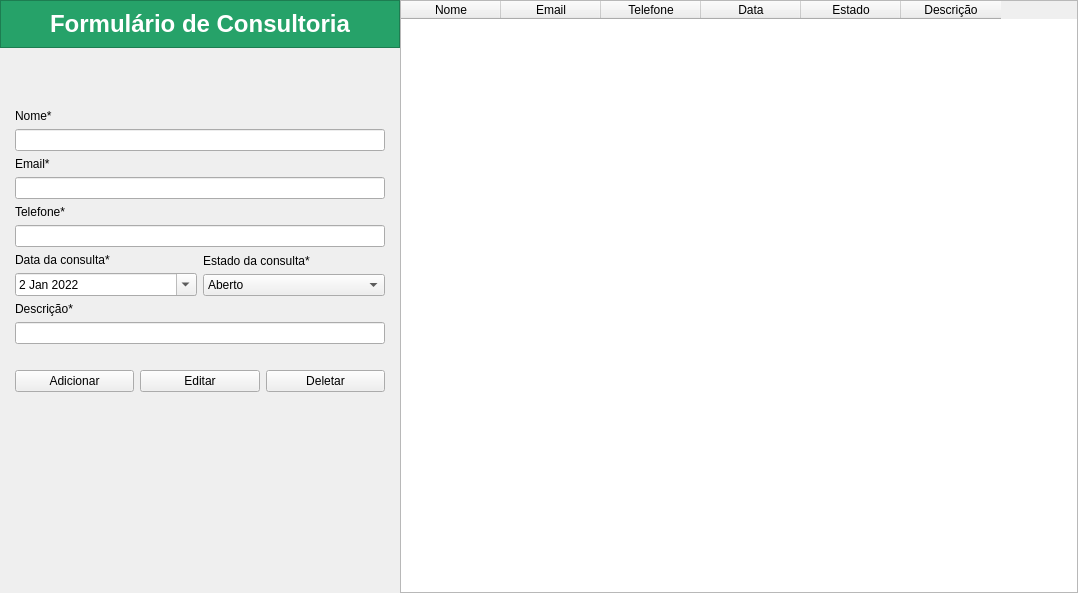
<?xml version="1.0" encoding="UTF-8"?>
<ui version="4.0">
 <class>MainWindow</class>
 <widget class="QMainWindow" name="MainWindow">
  <property name="geometry">
   <rect>
    <x>0</x>
    <y>0</y>
    <width>1078</width>
    <height>593</height>
   </rect>
  </property>
  <property name="windowTitle">
   <string>MainWindow</string>
  </property>
  <widget class="QWidget" name="centralwidget">
   <layout class="QHBoxLayout" name="horizontalLayout_3">
    <property name="spacing">
     <number>0</number>
    </property>
    <property name="leftMargin">
     <number>0</number>
    </property>
    <property name="topMargin">
     <number>0</number>
    </property>
    <property name="rightMargin">
     <number>0</number>
    </property>
    <property name="bottomMargin">
     <number>0</number>
    </property>
    <item>
     <widget class="QFrame" name="frame">
      <property name="minimumSize">
       <size>
        <width>400</width>
        <height>0</height>
       </size>
      </property>
      <property name="maximumSize">
       <size>
        <width>400</width>
        <height>16777215</height>
       </size>
      </property>
      <property name="frameShape">
       <enum>QFrame::NoFrame</enum>
      </property>
      <property name="frameShadow">
       <enum>QFrame::Raised</enum>
      </property>
      <layout class="QVBoxLayout" name="verticalLayout_5">
       <property name="leftMargin">
        <number>0</number>
       </property>
       <property name="topMargin">
        <number>0</number>
       </property>
       <property name="rightMargin">
        <number>0</number>
       </property>
       <property name="bottomMargin">
        <number>0</number>
       </property>
       <item>
        <widget class="QFrame" name="frame_2">
         <property name="styleSheet">
          <string notr="true">background-color: rgb(38, 162, 105);
color: rgb(255, 255, 255);</string>
         </property>
         <property name="frameShape">
          <enum>QFrame::StyledPanel</enum>
         </property>
         <property name="frameShadow">
          <enum>QFrame::Raised</enum>
         </property>
         <layout class="QVBoxLayout" name="verticalLayout">
          <item>
           <widget class="QLabel" name="label">
            <property name="font">
             <font>
              <pointsize>18</pointsize>
              <bold>true</bold>
             </font>
            </property>
            <property name="text">
             <string>Formulário de Consultoria</string>
            </property>
            <property name="alignment">
             <set>Qt::AlignCenter</set>
            </property>
           </widget>
          </item>
         </layout>
        </widget>
       </item>
       <item>
        <spacer name="verticalSpacer">
         <property name="orientation">
          <enum>Qt::Vertical</enum>
         </property>
         <property name="sizeType">
          <enum>QSizePolicy::Fixed</enum>
         </property>
         <property name="sizeHint" stdset="0">
          <size>
           <width>20</width>
           <height>40</height>
          </size>
         </property>
        </spacer>
       </item>
       <item>
        <widget class="QFrame" name="frame_3">
         <property name="frameShape">
          <enum>QFrame::NoFrame</enum>
         </property>
         <property name="frameShadow">
          <enum>QFrame::Raised</enum>
         </property>
         <layout class="QVBoxLayout" name="verticalLayout_4">
          <property name="leftMargin">
           <number>15</number>
          </property>
          <property name="topMargin">
           <number>15</number>
          </property>
          <property name="rightMargin">
           <number>15</number>
          </property>
          <property name="bottomMargin">
           <number>15</number>
          </property>
          <item>
           <widget class="QLabel" name="label_2">
            <property name="text">
             <string>Nome*</string>
            </property>
           </widget>
          </item>
          <item>
           <widget class="QLineEdit" name="nome"/>
          </item>
          <item>
           <widget class="QLabel" name="label_3">
            <property name="text">
             <string>Email*</string>
            </property>
           </widget>
          </item>
          <item>
           <widget class="QLineEdit" name="email"/>
          </item>
          <item>
           <widget class="QLabel" name="label_4">
            <property name="text">
             <string>Telefone*</string>
            </property>
           </widget>
          </item>
          <item>
           <widget class="QLineEdit" name="telefone"/>
          </item>
          <item>
           <layout class="QHBoxLayout" name="horizontalLayout">
            <item>
             <layout class="QVBoxLayout" name="verticalLayout_2">
              <item>
               <widget class="QLabel" name="label_5">
                <property name="text">
                 <string>Data da consulta*</string>
                </property>
               </widget>
              </item>
              <item>
               <widget class="QDateEdit" name="data">
                <property name="maximumDateTime">
                 <datetime>
                  <hour>23</hour>
                  <minute>59</minute>
                  <second>59</second>
                  <year>2025</year>
                  <month>12</month>
                  <day>31</day>
                 </datetime>
                </property>
                <property name="minimumDateTime">
                 <datetime>
                  <hour>0</hour>
                  <minute>0</minute>
                  <second>0</second>
                  <year>2022</year>
                  <month>1</month>
                  <day>2</day>
                 </datetime>
                </property>
                <property name="calendarPopup">
                 <bool>true</bool>
                </property>
               </widget>
              </item>
             </layout>
            </item>
            <item>
             <layout class="QVBoxLayout" name="verticalLayout_3">
              <item>
               <widget class="QLabel" name="label_6">
                <property name="text">
                 <string>Estado da consulta*</string>
                </property>
               </widget>
              </item>
              <item>
               <widget class="QComboBox" name="estado">
                <item>
                 <property name="text">
                  <string>Aberto</string>
                 </property>
                </item>
                <item>
                 <property name="text">
                  <string>Fechado</string>
                 </property>
                </item>
               </widget>
              </item>
             </layout>
            </item>
           </layout>
          </item>
          <item>
           <widget class="QLabel" name="label_7">
            <property name="text">
             <string>Descrição*</string>
            </property>
           </widget>
          </item>
          <item>
           <widget class="QLineEdit" name="descricao"/>
          </item>
          <item>
           <layout class="QHBoxLayout" name="horizontalLayout_2">
            <property name="topMargin">
             <number>20</number>
            </property>
            <item>
             <widget class="QPushButton" name="addBtn">
              <property name="text">
               <string>Adicionar</string>
              </property>
             </widget>
            </item>
            <item>
             <widget class="QPushButton" name="editBtn">
              <property name="text">
               <string>Editar</string>
              </property>
             </widget>
            </item>
            <item>
             <widget class="QPushButton" name="delBtn">
              <property name="text">
               <string>Deletar</string>
              </property>
             </widget>
            </item>
           </layout>
          </item>
         </layout>
        </widget>
       </item>
       <item>
        <spacer name="verticalSpacer_2">
         <property name="orientation">
          <enum>Qt::Vertical</enum>
         </property>
         <property name="sizeHint" stdset="0">
          <size>
           <width>20</width>
           <height>40</height>
          </size>
         </property>
        </spacer>
       </item>
      </layout>
     </widget>
    </item>
    <item>
     <widget class="QTableWidget" name="tabela">
      <property name="selectionBehavior">
       <enum>QAbstractItemView::SelectRows</enum>
      </property>
      <column>
       <property name="text">
        <string>Nome</string>
       </property>
      </column>
      <column>
       <property name="text">
        <string>Email</string>
       </property>
      </column>
      <column>
       <property name="text">
        <string>Telefone</string>
       </property>
      </column>
      <column>
       <property name="text">
        <string>Data</string>
       </property>
      </column>
      <column>
       <property name="text">
        <string>Estado</string>
       </property>
      </column>
      <column>
       <property name="text">
        <string>Descrição</string>
       </property>
      </column>
     </widget>
    </item>
   </layout>
  </widget>
 </widget>
 <resources/>
 <connections/>
</ui>
